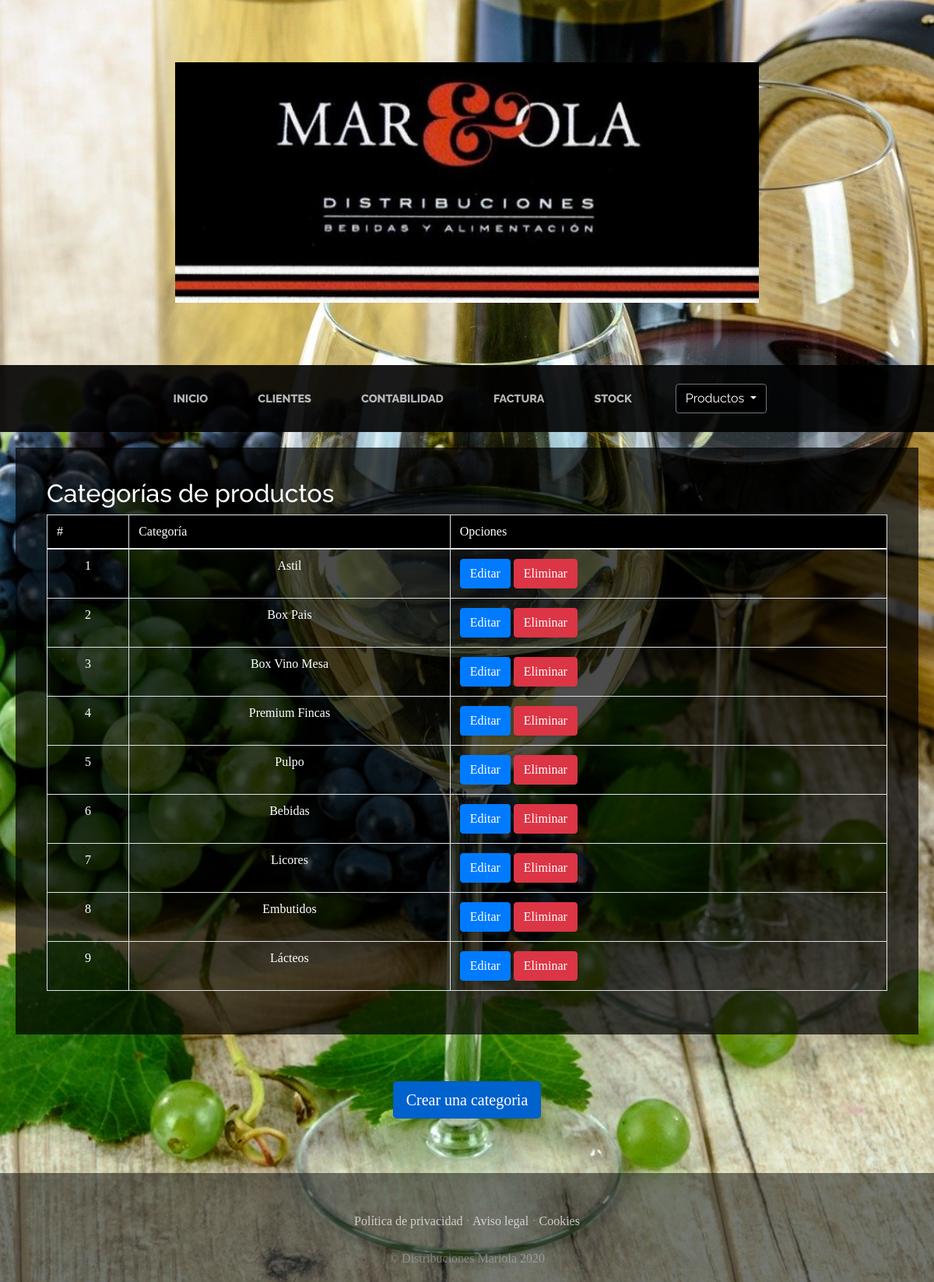
Screenshot of /categorias with the database file from the repository.
### ProductosApp/models.py (models this page shows, shortened)
class categoriaProducto(models.Model):
    categoria = models.CharField(max_length=30)
    pass
    class Meta:
        verbose_name = 'categoriaProducto'
        verbose_name_plural = 'categoriaProductos'

### ProductosApp/views.py (the view)
# urls.py: path("categorias",views.mostrar_categorias, name="categorias"),
def mostrar_categorias(request):
    categorias= categoriaProducto.objects.all()
    return render(request,'ProductosApp/categoriaProducto.html',{'categorias':categorias})

### ProyectoWebApp/templates/ProductosApp/categoriaProducto.html (shortened to what this page needs)
{% extends "ProyectoWebApp/base.html" %}
{% load static %}
{% block content %}
<!DOCTYPE html>
<html lang="en">
<head>
</head>
    <div style="background-color: rgba(0,0,0, 0.70); padding:40px; margin: 20px; color: white;">
        {% if categorias %}
        <h2 style="color: white;"> Categorías de productos</h2>
    <table class="table table-bordered" col>
        <thead style="background-color: rgba(0,0,0, 1); color: white;">
            <tr>
                <td>#</td>
                <td>Categoría</td>
                <td>Opciones</td>
            </tr>
        </thead>
        <tbody>
            {% for categoria in categorias %}
            <tr>
                <td style="color: white;"><center>{{categoria.id}}</center></td>
                <td style="color: white;"><center>{{categoria.categoria}}</center></td>
                <td>
                    <a class="btn btn-primary" href="{% url 'categoriaEditar' categoria.id %}"> Editar</a>
                    <a class="btn btn-danger" href="{% url 'categoriaDelete' categoria.id %}"> Eliminar</a>
                </td>
            </tr>
            {% endfor %}
            {% else %}
                <h1>No hay categorias registradas</h1>
            {% endif %}
        </tbody>
    </table>
    </div>
        <center>
            <div style=" padding: 40px;" >
                <a href="{% url 'categoriaForm' %}" class="btn btn-primary btn-lg active" role="button">Crear una categoria</a>
            </div>
        </center>
</html>
{% endblock %}

### ProyectoWebApp/templates/ProyectoWebApp/base.html (shortened to what this page needs)
<html>
<head>
    {% load static %}
    <link href="{% static 'ProyectoWebApp/vendor/bootstrap/css/bootstrap.min.css' %}" rel="stylesheet">
    <link href="{% static 'ProyectoWebApp/css/gestion.css' %}" rel="stylesheet">
</head>
<body >
 <h1 class="site-heading" >
    <div>
        <center>
            <img src="{% static 'ProyectoWebApp/img/LogoMariola.jpg' %}" alt="">
        </center>
    </div>
 </h1>
 <nav class="navbar navbar-expand-lg navbar-dark py-lg-4" id="mainNav" style="background-color:rgba(0,0,0,0.90);">
    <div class="container">
      <div class="collapse navbar-collapse" id="navbarResponsive">
        <ul class="navbar-nav mx-auto">
          <li class="nav-item  {% if request.path == '' %} active {% endif %} px-lg-4">
            <a class="nav-link text-uppercase text-expanded" href="{% url 'home' %}">Inicio</a>
          </li>
          <li class="nav-item  {% if request.path == '/clientes' %} active {% endif %} px-lg-4">
            <a class="nav-link text-uppercase text-expanded" href="{% url 'clientes' %}">Clientes</a>
          </li>
          <li class="nav-item  {% if request.path == '/contabilidad' %} active {% endif %} px-lg-4">
            <a class="nav-link text-uppercase text-expanded" href="{% url 'contabilidad' %}">Contabilidad</a>
          </li>
          <li class="nav-item {% if request.path == '/factura' %} active {% endif %}  px-lg-4">
            <a class="nav-link text-uppercase text-expanded" href="{% url 'factura' %}">Factura</a>
          </li>
          <li class="nav-item {% if request.path == '/stock' %} active {% endif %}  px-lg-4">
            <a class="nav-link text-uppercase text-expanded" href="{% url 'listStock' %}">Stock</a>
          </li>
          <li class="nav-item  {% if request.path == '/Productos' %} active {% endif %} px-lg-4">
            <div class="dropdown">
              <button class="btn btn-secondary dropdown-toggle" type="button" id="dropdownMenuButton" data-toggle="dropdown" aria-haspopup="true" aria-expanded="false" style="background: black;">
                Productos
              </button>
            </div>
          </li>
        </ul>
      </div>
    </div>
  </nav>
  {% block content %}
  {% endblock %}
    <footer class="footer text-faded text-center py-3" style="background-color: rgba(0, 0, 0, 0.50); margin-top: 30px;" >
      <div class="container">
        <p class="m-0 mbt">
        	<a href="sample.html" class="link">Política de privacidad</a> ·
        	<a href="sample.html" class="link">Aviso legal</a> ·
        	<a href="sample.html" class="link">Cookies</a>
		</p>
        <p class="m-0 mbt1">&copy; Distribuciones Mariola 2020</p>
      </div>
	</footer>
</body>
</html>

### ProyectoWebApp/static/ProyectoWebApp/css/gestion.css (style rules this page uses)
body { font-family: 'Ubuntu'; background: linear-gradient(rgba(47, 23, 15, 0.65), rgba(47, 23, 15, 0.65)), url("../img/vinofondo.jpg"); background-image: url("../img/vinofondo.jpg"); background-attachment: fixed; background-position: center; background-size: cover; }
h1, h2, h3, h4, h5, h6 { font-family: 'Raleway'; }
p { line-height: 1.75; }
.text-faded { color: rgba(255, 255, 255, 0.3); }
.site-heading { margin-top: 5rem; margin-bottom: 5rem; text-transform: uppercase; line-height: 1; font-family: 'Raleway'; }
#mainNav { background-color: black; font-family: 'Raleway'; }
#mainNav .navbar-nav .nav-item .nav-link { color: rgba(255, 255, 255, 0.7); font-weight: 800; }
@media (min-width: 992px) { #mainNav .navbar-nav .nav-item .nav-link { font-size: 0.9rem; } }
.footer { background-color: rgba(1, 3, 0, 0.8); }
.btn { box-shadow: 0px 3px 3px 0px rgba(33, 37, 41, 0.1); }
.mbt { padding-top: 2rem; }
.mbt1 { padding-top: 1.25rem; }
a.link { color: rgba(255, 255, 255, 0.7); }

### rows the page displays
categoriaProducto: id "1", categoria "Astil"
categoriaProducto: id "2", categoria "Box Pais"
categoriaProducto: id "3", categoria "Box Vino Mesa"
categoriaProducto: id "4", categoria "Premium Fincas"
categoriaProducto: id "5", categoria "Pulpo"
categoriaProducto: id "6", categoria "Bebidas"
categoriaProducto: id "7", categoria "Licores"
categoriaProducto: id "8", categoria "Embutidos"
categoriaProducto: id "9", categoria "Lácteos"
